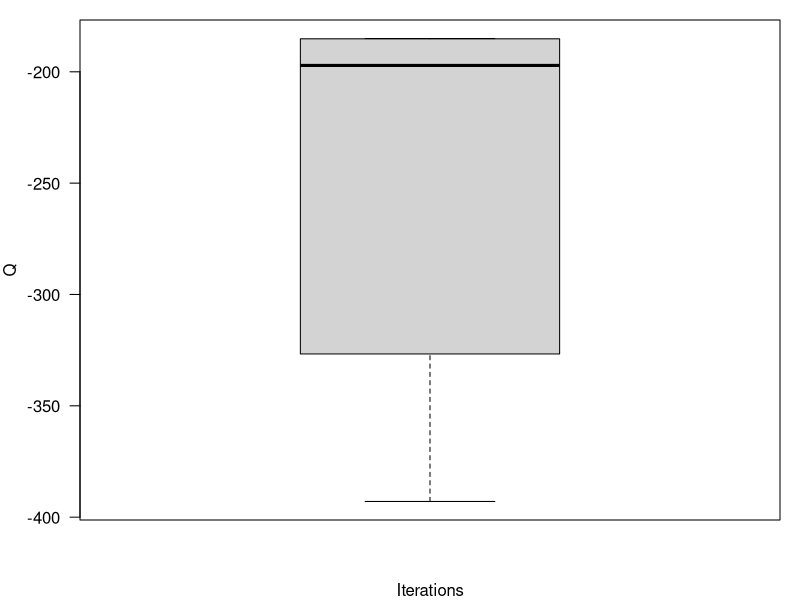
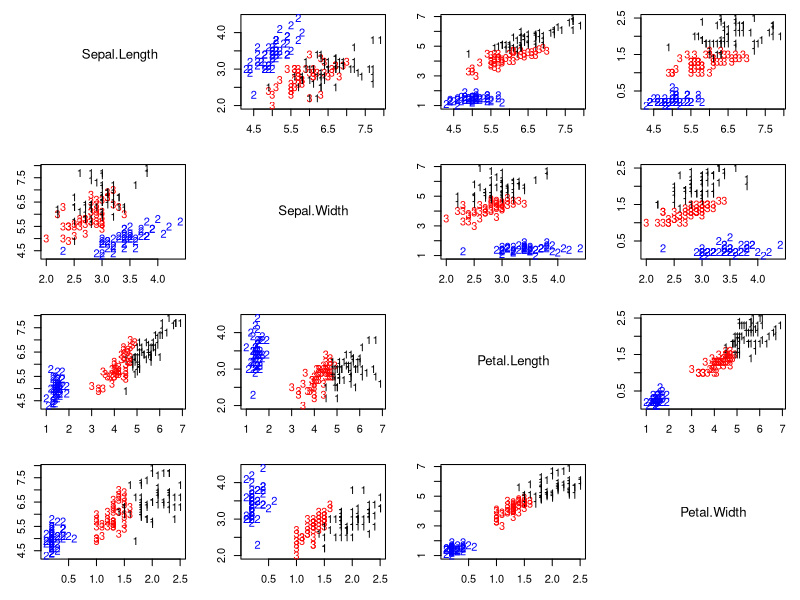
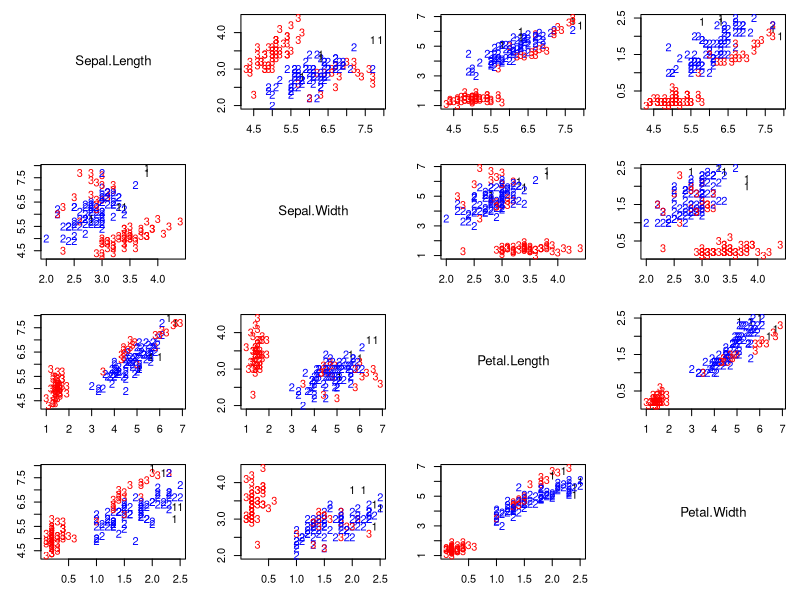
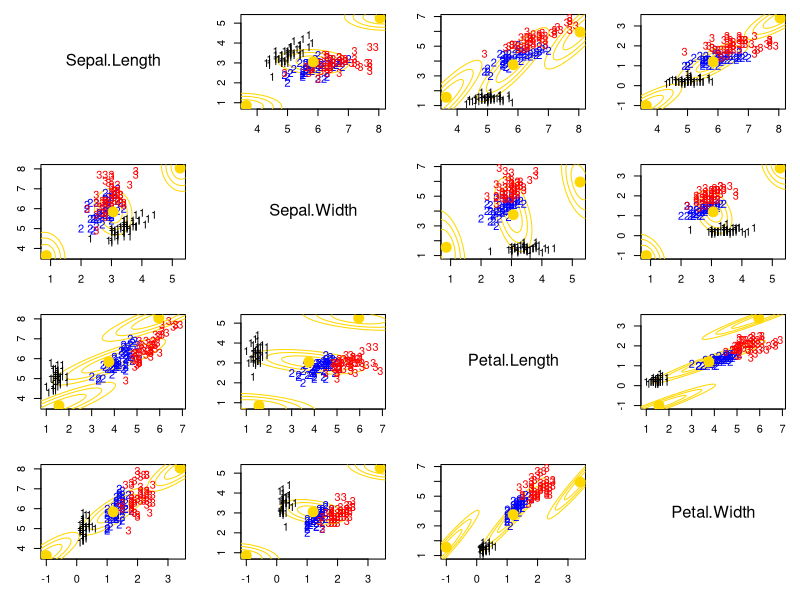

Write R code to recreate these figures, in order. (Note: this script raises an error after producing the figures.)
## ---- chunk 1
#| label: lst-numeric-stability-sample-code
## Consider a mixture of two normal distributions with equal weights (w1 = w2 = 1/2)
## Component 1 has mean 0 and standard deviation 1
## Component 2 has mean 1 and standard deviation 1
## The observation is x = 50
## What is Pr(c = 1 | x)?
dnorm(50, 0, 1)
dnorm(50, 1, 1)
dnorm(50, 0, 1)/(dnorm(50, 0, 1) + dnorm(50, 1, 1))


## What if x=3?  Two ways to do the calculation
## One way:  Direct calculation
z1 = dnorm(3, 0, 1)
z2 = dnorm(3, 1, 1)
z1/(z1+z2)
## A second way:  Compute in the logarithm scale, add b 
## to all values, and then exponentiate before standardizing
lz1 = dnorm(3, 0, 1, log=T)
lz2 = dnorm(3, 1, 1, log=T)
b = 3
exp(lz1+b)/(exp(lz1+b) + exp(lz2+b))

## Going back to the case x - 50:
## Wrong
lz1 = log(dnorm(50, 0, 1))
lz2 = log(dnorm(50, 1, 1))
b = max(lz1, lz2)
exp(lz1-b)/(exp(lz1-b) + exp(lz2-b))
## Wrong
lz1 = log(exp(-0.5*50^2)/sqrt(2*pi))
lz2 = log(exp(-0.5*49^2)/sqrt(2*pi))
b = max(lz1, lz2)
exp(lz1-b)/(exp(lz1-b) + exp(lz2-b))
## Right
lz1 = dnorm(50, 0, 1, log=TRUE)
lz2 = dnorm(50, 1, 1, log=TRUE)
b = max(lz1, lz2)
exp(lz1-b)/(exp(lz1-b) + exp(lz2-b))
## Also right (just more cumbersome)
lz1 = -0.5*log(2*pi) - 0.5*50^2
lz2 = -0.5*log(2*pi) - 0.5*49^2
b = max(lz1, lz2)
exp(lz1-b)/(exp(lz1-b) + exp(lz2-b))
## ---- chunk 2
#| label: lst-multimodality-sample-code-1

## Illustrating the fact that the likelihood for a mixture model is multimodal

### Loading data and setting up global variables
rm(list=ls())
library(mclust)
library(mvtnorm)

### Defining a custom function to create pair plots
### This is an alternative to the R function pairs() that allows for 
### more flexibility. In particular, it allows us to use text to label 
### the points
pairs2 = function(x, col="black", pch=16, labels=NULL, names = colnames(x)){
  n = dim(x)[1]
  p = dim(x)[2]
  par(mfrow=c(p,p))
  for(k in 1:p){
    for(l in 1:p){
      if(k!=l){
        par(mar=c(3,3,1,1)+0.1)
        plot(x[,k], x[,l], type="n", xlab="", ylab="")
        if(is.null(labels)){
          points(x[,k], x[,l], pch=pch, col=col)
        }else{
          text(x[,k], x[,l], labels=labels, col=col)
        }
      }else{
        plot(seq(0,5), seq(0,5), type="n", xlab="", ylab="", axes=FALSE)
        text(2.5,2.5,names[k], cex=1.2)
      }
    }
  }
}


## Setup data
data(iris)
x       = as.matrix(iris[,-5])
n       = dim(x)[1]
p       = dim(x)[2]       # Number of features
KK      = 3
epsilon = 0.0000001
par(mfrow=c(1,1))
par(mar=c(4,4,1,1))
colscale = c("black","blue","red")
shortnam  = c("s","c","g")

# Initialize the parameters of the algorithm
set.seed(63252)

numruns = 15
v.sum   = array(0, dim=c(numruns, n, KK))
QQ.sum  = rep(0, numruns)

for(ss in 1:numruns){
  w   = rep(1,KK)/KK  #Assign equal weight to each component to start with
  #mu  = as.matrix(aggregate(x, list(iris[,5]), mean)[,2:5])  # Initialize in the true values
  #Sigma      = array(0, dim=c(KK,p,p))  #Initial variances are assumed to be the same
  #Sigma[1,,] = var(x[iris[,5]=="setosa",])
  #Sigma[2,,] = var(x[iris[,5]=="versicolor",])
  #Sigma[3,,] = var(x[iris[,5]=="virginica",])
  mu  = rmvnorm(KK, apply(x,2,mean), 3*var(x))   #Cluster centers randomly spread over the support of the data
  Sigma      = array(0, dim=c(KK,p,p))  #Initial variances are assumed to be the same
  Sigma[1,,] = var(x)
  Sigma[2,,] = var(x)
  Sigma[3,,] = var(x)
  
  sw     = FALSE
  QQ     = -Inf
  QQ.out = NULL
  s      = 0
  
  while(!sw){
    ## E step
    v = array(0, dim=c(n,KK))
    for(k in 1:KK){  #Compute the log of the weights
      v[,k] = log(w[k]) + dmvnorm(x, mu[k,], Sigma[k,,], log=TRUE) 
    }
    for(i in 1:n){
      v[i,] = exp(v[i,] - max(v[i,]))/sum(exp(v[i,] - max(v[i,])))  #Go from logs to actual weights in a numerically stable manner
    }
    
    ## M step
    w = apply(v,2,mean)
    mu = matrix(0, nrow=KK, ncol=p)
    for(k in 1:KK){
      for(i in 1:n){
        mu[k,]    = mu[k,] + v[i,k]*x[i,]
      }
      mu[k,] = mu[k,]/sum(v[,k])
    }
    Sigma = array(0,dim=c(KK, p, p))
    for(k in 1:KK){
      for(i in 1:n){
        Sigma[k,,] = Sigma[k,,] + v[i,k]*(x[i,] - mu[k,])%*%t(x[i,] - mu[k,])
      }
      Sigma[k,,] = Sigma[k,,]/sum(v[,k])
    }
    
    ##Check convergence
    QQn = 0
    for(i in 1:n){
      for(k in 1:KK){
        QQn = QQn + v[i,k]*(log(w[k]) + dmvnorm(x[i,],mu[k,],Sigma[k,,],log=TRUE))
      }
    }
    if(abs(QQn-QQ)/abs(QQn)<epsilon){
      sw=TRUE
    }
    QQ = QQn
    QQ.out = c(QQ.out, QQ)
    s = s + 1
  }
  
  v.sum[ss,,] = v
  QQ.sum[ss]  = QQ.out[s]
  print(paste("ss =", ss))
}


## Boxplot of final values of the Q function for all runs of the algorithm
par(mfrow=c(1,1))
par(mar=c(4,4,1,1))
boxplot(QQ.out, ylab="Q", xlab="Iterations",las=2)

## Graphical representation of the best solution 
cc = apply(v.sum[which.max(QQ.sum),,], 1 ,which.max)
colscale = c("black","blue","red")
#pairs(x, col=colscale[cc], pch=cc)
pairs2(x, col=colscale[cc], labels=cc)

## Graphical representation of the worst solution
cc = apply(v.sum[which.min(QQ.sum),,], 1 ,which.max)
colscale = c("black","blue","red")
#pairs(x, col=colscale[cc], pch=cc)
pairs2(x, col=colscale[cc], labels=cc)
## ---- chunk 3
#| label: lst-multimodality-sample-code-2

## Illustrating that the EM might fail for numerical reasons if a component is “numerically empty”

### Loading data and setting up global variables
rm(list=ls())
library(mclust)
library(mvtnorm)
library(ellipse)

## Setup data
data(iris)
x       = as.matrix(iris[,-5])
n       = dim(x)[1]
p       = dim(x)[2]       # Number of features
KK      = 3
epsilon = 0.00000001

# Initialize the parameters of the algorithm
w   = rep(1,KK)/KK  #Assign equal weight to each component to start with
mu  = matrix(0, KK, p)  # Initialize in the true values
mu[1,] = apply(x, 2, mean)
mu[2,] = apply(x, 2, mean) + c(2.2, 2.2, 2.2, 2.2)
mu[3,] = apply(x, 2, mean) + c(-2.2, -2.2, -2.2, -2.2)
Sigma      = array(0, dim=c(KK,p,p))  #Initial variances are assumed to be the same
Sigma[1,,] = var(x)/3
Sigma[2,,] = var(x)/3
Sigma[3,,] = var(x)/3

# Plot the data along with the estimates of the components
colscale = c("black","blue","red")
par(mfrow=c(p,p))
for(k in 1:p){
  for(l in 1:p){
    if(k!=l){
      par(mar=c(3,3,1,1)+0.1)
      plot(x[,k], x[,l], type="n", xlab="", ylab="", xlim=c(min(c(x[,k], mu[,k])),max(c(x[,k], mu[,k]))), ylim=c(min(c(x[,l], mu[,l])),max(c(x[,l], mu[,l]))))
      for(r in 1:KK){
        lines(ellipse(x=Sigma[r,c(k,l),c(k,l)], centre=mu[r,c(k,l)], level=0.50), col="gold1", lty=1, lwd=1)
        lines(ellipse(x=Sigma[r,c(k,l),c(k,l)], centre=mu[r,c(k,l)], level=0.82), col="gold1", lty=1, lwd=1)
        lines(ellipse(x=Sigma[r,c(k,l),c(k,l)], centre=mu[r,c(k,l)], level=0.95), col="gold1", lty=1, lwd=1)
      }
      text(x[,k], x[,l], labels=as.numeric(iris[,5]), col=colscale[iris[,5]])
      points(mu[,k], mu[,l], pch=19, col="gold1", cex=2)
    }else{
      plot(seq(0,5), seq(0,5), type="n", xlab="", ylab="", axes=FALSE)
      text(2.5,2.5,colnames(x)[k], cex=1.5)
    }
  }
}

## Run the EM algorithm.  It will fail in the first iteration
sw     = FALSE
QQ     = -Inf
QQ.out = NULL
s      = 0

while(!sw){
  ## E step
  v = array(0, dim=c(n,KK))
  for(k in 1:KK){  #Compute the log of the weights
    v[,k] = log(w[k]) + dmvnorm(x, mu[k,], Sigma[k,,], log=TRUE) 
  }
  for(i in 1:n){
    v[i,] = exp(v[i,] - max(v[i,]))/sum(exp(v[i,] - max(v[i,])))  #Go from logs to actual weights in a numerically stable manner
  }
  
  ## M step
  w = apply(v,2,mean)
  mu = matrix(0, nrow=KK, ncol=p)
  for(k in 1:KK){
    for(i in 1:n){
      mu[k,]    = mu[k,] + v[i,k]*x[i,]
    }
    mu[k,] = mu[k,]/sum(v[,k])
  }
  Sigma = array(0,dim=c(KK, p, p))
  for(k in 1:KK){
    for(i in 1:n){
      Sigma[k,,] = Sigma[k,,] + v[i,k]*(x[i,] - mu[k,])%*%t(x[i,] - mu[k,])
    }
    Sigma[k,,] = Sigma[k,,]/sum(v[,k])
  }
  
  ##Check convergence
  QQn = 0
  for(i in 1:n){
    for(k in 1:KK){
      QQn = QQn + v[i,k]*(log(w[k]) + dmvnorm(x[i,],mu[k,],Sigma[k,,],log=TRUE))
    }
  }
  if(abs(QQn-QQ)/abs(QQn)<epsilon){
    sw=TRUE
  }
  QQ = QQn
  QQ.out = c(QQ.out, QQ)
  s = s + 1
}

QQn

## ---- chunk 4
## Illustrating the use of BIC to estimate the number of components of a Mixture Model
## using the galaxies dataset
rm(list=ls())

### Loading data and setting up global variables
library(MASS)
data(galaxies)
x  = galaxies
n  = length(x)
set.seed(781209)

KKmax = 20
BIC   = rep(0, KKmax-1)

w.sum  = vector("list", KKmax-1)
mu.sum = vector("list", KKmax-1)
sigma.sum = rep(0, KKmax-1)

for(KK in 2:KKmax){
  ### First, compute the "Maximum Likelihood" density estimate 
  ### associated with a location mixture of 6 Gaussian distributions 
  ### using the EM algorithm
  ## Initialize the parameters
  w     = rep(1,KK)/KK
  mu    = rnorm(KK, mean(x), sd(x))
  sigma = sd(x)/KK
  
  epsilon = 0.000001
  s       = 0
  sw      = FALSE
  KL      = -Inf
  KL.out  = NULL
  
  while(!sw){
    ## E step
    v = array(0, dim=c(n,KK))
    for(k in 1:KK){
      v[,k] = log(w[k]) + dnorm(x, mu[k], sigma,log=TRUE)  
    }
    for(i in 1:n){
      v[i,] = exp(v[i,] - max(v[i,]))/sum(exp(v[i,] - max(v[i,])))
    }
    
    ## M step
    # Weights
    w = apply(v,2,mean)
    mu = rep(0, KK)
    for(k in 1:KK){
      for(i in 1:n){
        mu[k]    = mu[k] + v[i,k]*x[i]
      }
      mu[k] = mu[k]/sum(v[,k])
    }
    # Standard deviations
    sigma = 0
    for(i in 1:n){
      for(k in 1:KK){
        sigma = sigma + v[i,k]*(x[i] - mu[k])^2
      }
    }
    sigma = sqrt(sigma/sum(v))
    
    ##Check convergence
    KLn = 0
    for(i in 1:n){
      for(k in 1:KK){
        KLn = KLn + v[i,k]*(log(w[k]) + 
                        dnorm(x[i], mu[k], sigma, log=TRUE))
      }
    }
    if(abs(KLn-KL)/abs(KLn)<epsilon){
      sw=TRUE
    }
    KL = KLn
    KL.out = c(KL.out, KL)
    s = s + 1
    print(paste(s, KLn))
  }
  
  w.sum[[KK-1]]  = w
  mu.sum[[KK-1]] = mu
  sigma.sum[KK-1] = sigma
  
  
  ## Computing BIC
  for(i in 1:n){
    BIC[KK-1] = BIC[KK-1] - 2*log(sum(w*dnorm(x[i], mu, sigma)))
  }
  BIC[KK-1] = BIC[KK-1] + ((KK-1) + 1 + KK)*log(n)  ### KK-1 independent weights, one variance, and KK means
}

## Plot of BIC as a function of K
par(mar=c(4,4,1,1) + 0.1)
plot(seq(2,KKmax), BIC, type="l", xlab="K", ylab="BIC", lwd=2)
abline(v=6, lty=3)

## Computing density estimates for various values of K
density.est = function(xx, w, mu, sigma){
  KK  = length(w)
  nxx = length(xx)
  density.EM = rep(0, nxx)
  for(s in 1:nxx){
    for(k in 1:KK){
      density.EM[s] = density.EM[s] + w[k]*dnorm(xx[s], mu[k], sigma)
    }
  }
  return(density.EM)
}

xx  = seq(5000,37000,length=300)
KK = 8
mdeKK8 = density.est(xx, w.sum[[KK-1]], mu.sum[[KK-1]], sigma.sum[KK-1])
KK = 7
mdeKK7 = density.est(xx, w.sum[[KK-1]], mu.sum[[KK-1]], sigma.sum[KK-1])
KK = 6
mdeKK6 = density.est(xx, w.sum[[KK-1]], mu.sum[[KK-1]], sigma.sum[KK-1])
KK = 5
mdeKK5 = density.est(xx, w.sum[[KK-1]], mu.sum[[KK-1]], sigma.sum[KK-1])
KK = 4
mdeKK4 = density.est(xx, w.sum[[KK-1]], mu.sum[[KK-1]], sigma.sum[KK-1])

## Comparing density estimates for K=4, 5 and 6
par(mar=c(4,4,1,1)+0.1)
plot(xx, mdeKK6, type="n",ylim=c(0,max(c(mdeKK4,mdeKK5,mdeKK6,mdeKK7))), 
     xlab="Velocity", ylab="Density")
lines(xx, mdeKK6, col="black", lty=1, lwd=2)
lines(xx, mdeKK5, col="red", lty=2, lwd=2)
lines(xx, mdeKK4, col="blue", lty=3, lwd=2)
points(x, rep(0,n))
legend(26000, 0.00022, c("K = 6","K = 5","K = 4"), 
       lty=c(1,2,3), col=c("black","red","blue"), bty="n")

## Comparing density estimates for K=6, 7 and 8
par(mar=c(4,4,1,1)+0.1)
plot(xx, mdeKK6, type="n",ylim=c(0,max(c(mdeKK6,mdeKK7,mdeKK8))), 
     xlab="Velocity", ylab="Density")
lines(xx, mdeKK6, col="black", lty=1, lwd=2)
lines(xx, mdeKK7, col="red", lty=2, lwd=2)
lines(xx, mdeKK8, col="blue", lty=3, lwd=2)
points(x, rep(0,n))
legend(26000, 0.00022, c("K = 6","K = 7","K = 8"), 
       lty=c(1,2,3), col=c("black","red","blue"), bty="n")


## What happens with the variance (bandwidth) as K increases
par(mar=c(4,4,1,1) + 0.1)
plot(seq(2,KKmax), sigma.sum, type="l", xlab="K", 
     ylab=expression(hat(sigma)), lwd=2)
abline(v=6, lty=3)
## ---- chunk 5
## Full Bayesian estimation of a mixture model for density estimation in the galaxies dataset
rm(list=ls())

### Loading data and setting up global variables
library(MASS)
library(MCMCpack)
data(galaxies)
x  = galaxies
n  = length(x)
set.seed(781209)

### Fitting a Bayesian mixture model with 
KK = 30   ## In this formulation, it should be interpreted as the 
          ## maximum number of components allowed

## Finding the value of alpha consistent with 6 expected components a priori
ff = function(alpha)  alpha*log((82+alpha-1)/alpha) - 6
alph = uniroot(ff, c(0.01, 20))
alph$root  # 1.496393

## Priors set up using an "empirical Bayes" approach
aa  = rep(1.5/KK,KK)  # We approximate 1.496393 by 1.5
eta = mean(x)    
tau = sqrt(var(x))
dd  = 2
qq  = var(x)/KK

## Initialize the parameters
w     = rep(1,KK)/KK
mu    = rnorm(KK, mean(x), sd(x))
sigma = sd(x)/KK
cc    = sample(1:KK, n, replace=T, prob=w)

## Number of iterations of the sampler
rrr   = 25000
burn  = 5000

## Storing the samples
cc.out    = array(0, dim=c(rrr, n))
w.out     = array(0, dim=c(rrr, KK))
mu.out    = array(0, dim=c(rrr, KK))
sigma.out = array(0, dim=c(rrr, KK))
logpost   = rep(0, rrr)


for(s in 1:rrr){
  # Sample the indicators
  for(i in 1:n){
    v = rep(0,KK)
    for(k in 1:KK){
      v[k] = log(w[k]) + dnorm(x[i], mu[k], sigma, log=TRUE)  #Compute the log of the weights
    }
    v = exp(v - max(v))/sum(exp(v - max(v)))
    cc[i] = sample(1:KK, 1, replace=TRUE, prob=v)
  }
  
  # Sample the weights
  w = as.vector(rdirichlet(1, aa + tabulate(cc, nbins=KK)))
  
  # Sample the means
  for(k in 1:KK){
    nk    = sum(cc==k)
    xsumk = sum(x[cc==k])
    tau2.hat = 1/(nk/sigma^2 + 1/tau^2)
    mu.hat  = tau2.hat*(xsumk/sigma^2 + eta/tau^2)
    mu[k]   = rnorm(1, mu.hat, sqrt(tau2.hat))
  }
  
  # Sample the variances
  dd.star = dd + n/2
  qq.star = qq + sum((x - mu[cc])^2)/2
  sigma = sqrt(1/rgamma(1, dd.star, qq.star))
  
  # Store samples
  cc.out[s,]   = cc
  w.out[s,]    = w
  mu.out[s,]   = mu
  sigma.out[s] = sigma
  for(i in 1:n){
    logpost[s] = logpost[s] + log(w[cc[i]]) + dnorm(x[i], mu[cc[i]], sigma, log=TRUE)
  }
  logpost[s] = logpost[s] + log(ddirichlet(w, aa))
  for(k in 1:KK){
      logpost[s] = logpost[s] + dnorm(mu[k], eta, tau, log=TRUE)
  }
  logpost[s] = logpost[s] + dgamma(1/sigma^2, dd, qq, log=TRUE) - 4*log(sigma)
  if(s/500==floor(s/500)){
    print(paste("s =",s))
  }
}

nunique = function(x)   length(unique(x))
Kstar = apply(cc.out[-seq(1,burn),],1,nunique)
par(mar=c(4,4,1,1) + 0.1)
barplot(table(Kstar)/sum(table(Kstar)), xlab=expression(K^"*"), ylab="Frequency")
#dev.print(file="postKstaralpha2.pdf", dev=pdf)


## Construct pairwise co-clustering matrix for this dataset
pairwise = matrix(0, nrow=n, ncol=n)
for(s in 1:(rrr-burn)){
  for(i in 1:n){
    for(j in i:n){
      pairwise[i,j] = pairwise[i,j] + as.numeric(cc.out[s+burn,i]==cc.out[s+burn,j])
      pairwise[j,i] = pairwise[i,j]
    }
  }  
}
DD = pairwise/max(pairwise)

heatmapplot = function(DD, alab, subsetaxis, llc=FALSE){
  n = dim(DD)[1]
  #colorscale = rev(gray(0:100 / 100))
  colorscale = c("white", rev(heat.colors(100)))
  nf = layout(matrix(c(1,2),nrow=1,ncol=2), c(7,1), TRUE)
  par(mar=c(4,3,1,0.5))
  
  ###Display heat-map
  image(seq(1,n), seq(1,n), DD, axes=F, xlab="", ylab="", 
        col=colorscale[seq(floor(min(100*DD)), floor(max(100*DD))) + 1])
  axis(1,at=subsetaxis,labels=alab[subsetaxis],las=2,cex.axis=1)
  axis(2,at=subsetaxis,labels=alab[subsetaxis],las=2,cex.axis=1)
  box()
  abline(v = llc+0.5)
  abline(h = llc+0.5)
  
  ###Display color scale
  par(mar=c(3,0,0,0))
  plot(1:100,1:100,xlim=c(0,2),ylim=c(0,100),type="n",axes=F,xlab ="",ylab ="")
  yposr = 1:100
  rect(0, yposr-.5, 0.5, yposr+.5,col = colorscale, border=F)
  rect(0, .5, 0.5, 100.5,col = "transparent")
  text(0.42,c(yposr[1],yposr[25],yposr[50],yposr[75],yposr[100]),c("0.00","0.25","0.50","0.75","1.00"),pos=4,cex=1.1)
}
heatmapplot(DD, seq(1,n), seq(1,n,by=3))


## Plot Bayesian estimate with pointwise credible bands along with kernel density estimate and frequentist point estimate
## Compute the samples of the density over a dense grid
xx  = seq(5000,37000,length=300)
density.mcmc = array(0, dim=c(rrr-burn,length(xx)))
for(s in 1:(rrr-burn)){
  for(k in 1:KK){
    density.mcmc[s,] = density.mcmc[s,] + w.out[s+burn,k]*dnorm(xx,mu.out[s+burn,k],sigma.out[s+burn])
  }
}
density.mcmc.m = apply(density.mcmc , 2, mean)

yy = density(x)
colscale = c("black", "red")
density.mcmc.lq = apply(density.mcmc, 2, quantile, 0.025)
density.mcmc.uq = apply(density.mcmc, 2, quantile, 0.975)
par(mfrow=c(1,1))
par(mar=c(4,4,1,1)+0.1)
plot(xx, density.mcmc.m, type="n",ylim=c(0,max(density.mcmc.uq)),xlab="Velocity", ylab="Density")
polygon(c(xx,rev(xx)), c(density.mcmc.lq, rev(density.mcmc.uq)), col="grey", border="grey")
lines(xx, density.mcmc.m, col=colscale[1], lwd=2)
lines(yy, col=colscale[2], lty=2, lwd=2)
points(x, rep(0,n))
legend(27000, 0.00017, c("MCMC","KDE"), col=colscale[c(1,2)], lty=c(1,2), lwd=2, bty="n")


##### Finding optimal partition according to Binder's loss function
##
## Function that computes the loss at a particular configuration
Lstst = function(cch, DD, Dbar){
  z = 0
  for(i in 1:(n-1)){
    for(j in (i+1):n){
      if(cch[i]==cch[j]){
        z = z + (DD[i,j]-Dbar)
      }
    }
  }
  return(z)
}

## Initial value of the algorithm is the last iteration of the sampler
## Using as.numeric(factor()) is a cheap way to force the cluster labels 
## to be sequential starting at 1
cch = as.numeric(factor(cc))

## Setup parameters for the recursive alorithm
Dbar = 0.50
optLstst.old  = -Inf
optLstst.new = Lstst(cch, DD, Dbar=Dbar)
maxiter = 50
niter   = 1
while((optLstst.old!=optLstst.new)&(niter<=maxiter)){
  for(i in 1:n){
    nq   = max(cch) + 1
    q    = rep(0, nq)
    for(s in 1:nq){
      ccht    = cch
      ccht[i] = s
      q[s] = Lstst(ccht, DD, Dbar=Dbar)
    }
    cch[i] = which.max(q)
    cch = as.numeric(factor(cch))
  }
  optLstst.old = optLstst.new
  optLstst.new = Lstst(cch, DD, Dbar=Dbar)
  niter = niter+1
}
#print(nunique(cch))

## Create another heatmap plot of the co-clustering matrix in which the 
## optimal clusters are represented.
cchlo    = as.numeric(as.character(factor(cch, labels=order(unique(cch)))))
cchlotab = table(cchlo)
llc      = cumsum(cchlotab[-length(cchlotab)])
heatmapplot(DD, seq(1,n), seq(1,n,by=3), llc=llc)
#dev.print(file="galaxiesheatmap50.pdf", dev=pdf)
